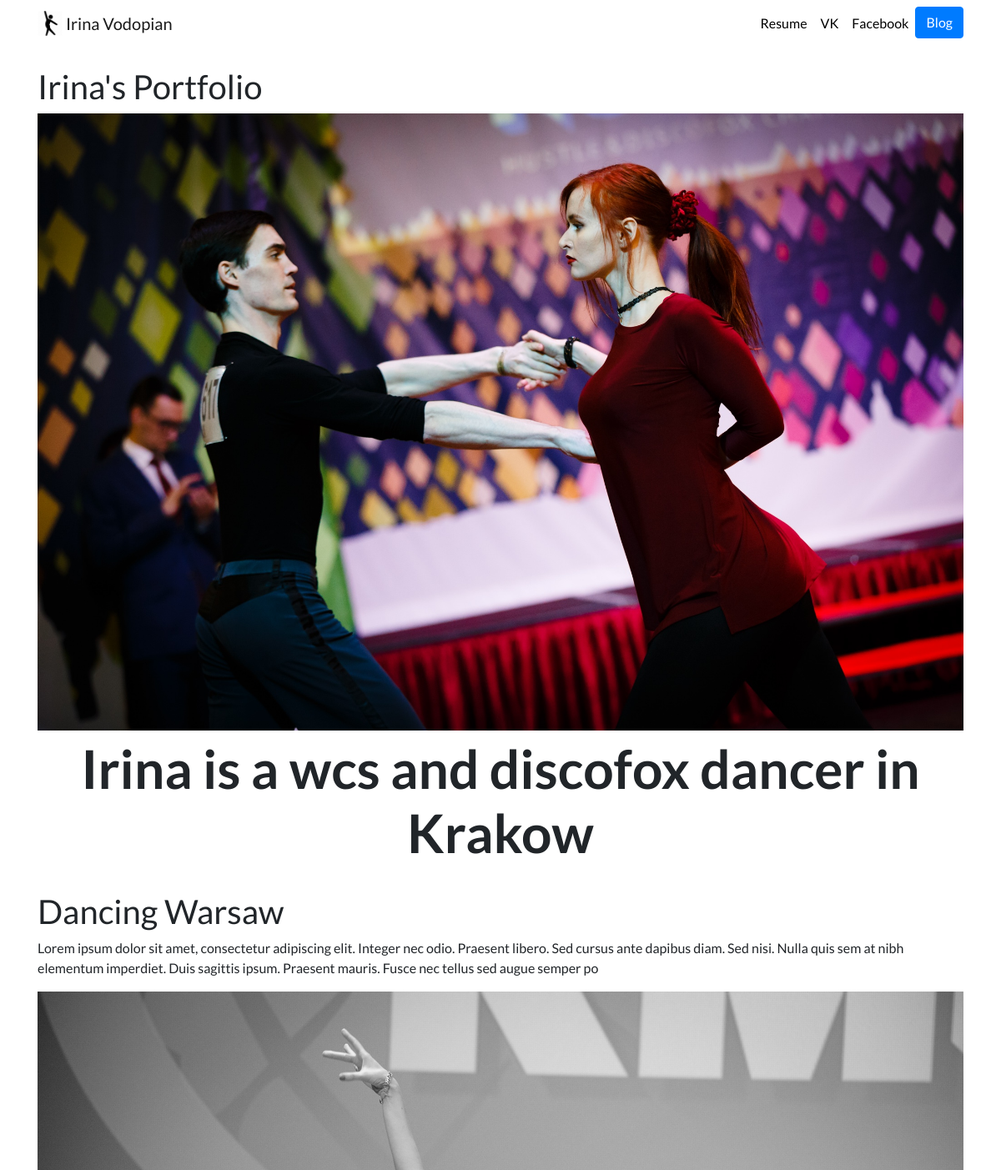
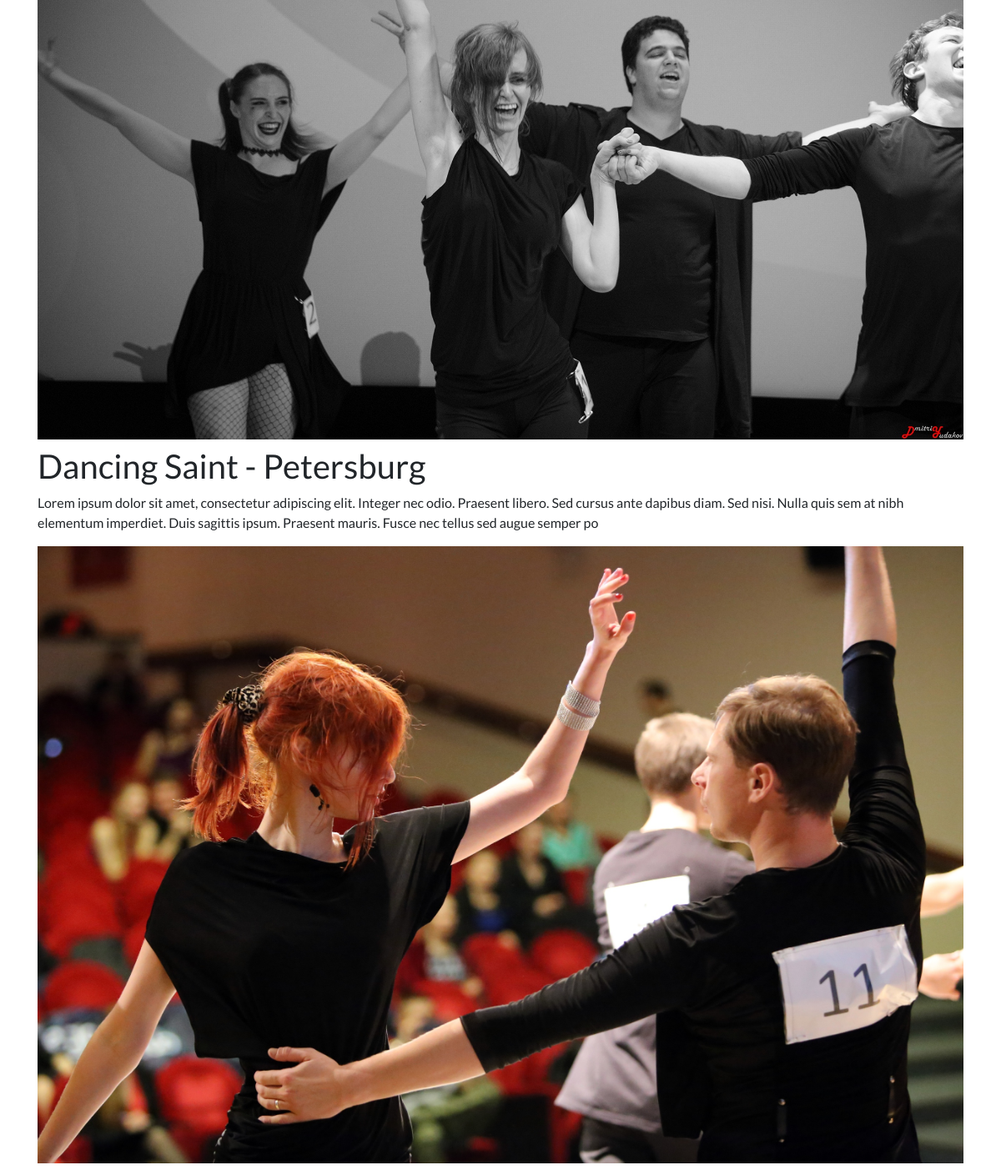
The page / on the database its author committed (2 pictures, top to bottom).
### portfolio/models.py (models this page shows, shortened)
class Project(models.Model):
    title = models.CharField(max_length = 100)
    description = models.CharField(max_length = 250)
    image = models.ImageField(upload_to="portfolio/images/")
    url = models.URLField(blank=True)

### portfolio/views.py (the view)
# urls.py: 2. Add a URL to urlpatterns:  path('', views.home, name='home')
def home(request):
    projects = Project.objects.all()
    return render(request, 'portfolio/home.html', {'projects' : projects})

### portfolio/templates/portfolio/home.html (shortened to what this page needs)
{% extends 'portfolio/base.html' %}
{% block content %}
    <br>
    <h1> Irina's Portfolio</h1>
    {% load static %}
    <img src = "{% static 'portfolio/nord_cup.jpg' %}" class="img-fluid mb-2">
    <h1 id="hometext" class="font-weight-bold text-center">Irina is a wcs and discofox dancer in Krakow</h1>
    <br>
    {% for project in projects %}
    <h1>{{ project.title }}</h1>
    <p>{{ project.description }}</p>
    <img src="{{ project.image.url }}" class="img-fluid mb-2">
    <br>
    {% endfor %}
{% endblock %}

### portfolio/templates/portfolio/base.html (shortened to what this page needs)
{% load static %}
<!doctype html>
<html lang="en">
<head>
  <link rel="stylesheet" href="https://stackpath.bootstrapcdn.com/bootstrap/4.4.1/css/bootstrap.min.css">
  <link rel="stylesheet" href="{% static "portfolio/custom.css" %}">
  </head>
<body>
  <nav id="topNav" class="navbar navbar-expand-md navbar-light">
    <div class="container">
      <a class="navbar-brand" href="{% url 'home' %}">
        <img src="{% static "portfolio\dance-icon-9.jpg" %}" width="30" height="30" class="d-inline-block align-top">
        <span>Irina Vodopian</span>
      </a>
      <div class="collapse navbar-collapse text-center" id="navbarNav">
        <ul class="navbar-nav ml-auto">
          <li class="nav-item">
            <a class="nav-link" href="{% static "portfolio/Irina Vodopian Resume.docx" %}">Resume</a>
          </li>
          <li class="nav-item">
            <a class="nav-link" href="https://vk.com/irinavoddan" target="_blank">VK</a>
          </li>
          <li class="nav-item">
            <a class="nav-link" href="https://www.facebook.com/irina.voda.5667/" target="_blank">Facebook</a>
          </li>
          <li>
            <a role="button" href="{% url 'blog:all_blogs' %}" class="btn btn-primary">Blog</a>
          </li>
        </ul>
      </div>
    </div>
  </nav>
  <div class="container">
    {% block content %}{% endblock %}
  </div>
</body>
</html>

### portfolio/static/portfolio/custom.css (style rules this page uses)
.navbar-nav .nav-link { color: rgba(0,0,0,1) !important; }
body { font-family: 'Lato', sans-serif; }
@media (min-width: 992px) { #hometext { font-size: 4rem; } }

### rows shown on the page
Project: title "Dancing Warsaw", description "Lorem ipsum dolor sit amet, consectetur adipiscing elit. Integer nec odio. Praesent libero. Sed cursus ante dapibus diam. Sed nisi. Nulla quis sem at nibh elementum imperdiet. Duis sagittis ipsum. Praesent mauris. Fusce nec tellus sed augue semper po", image (picture)
Project: title "Dancing Saint - Petersburg", description "Lorem ipsum dolor sit amet, consectetur adipiscing elit. Integer nec odio. Praesent libero. Sed cursus ante dapibus diam. Sed nisi. Nulla quis sem at nibh elementum imperdiet. Duis sagittis ipsum. Praesent mauris. Fusce nec tellus sed augue semper po", image (picture)
